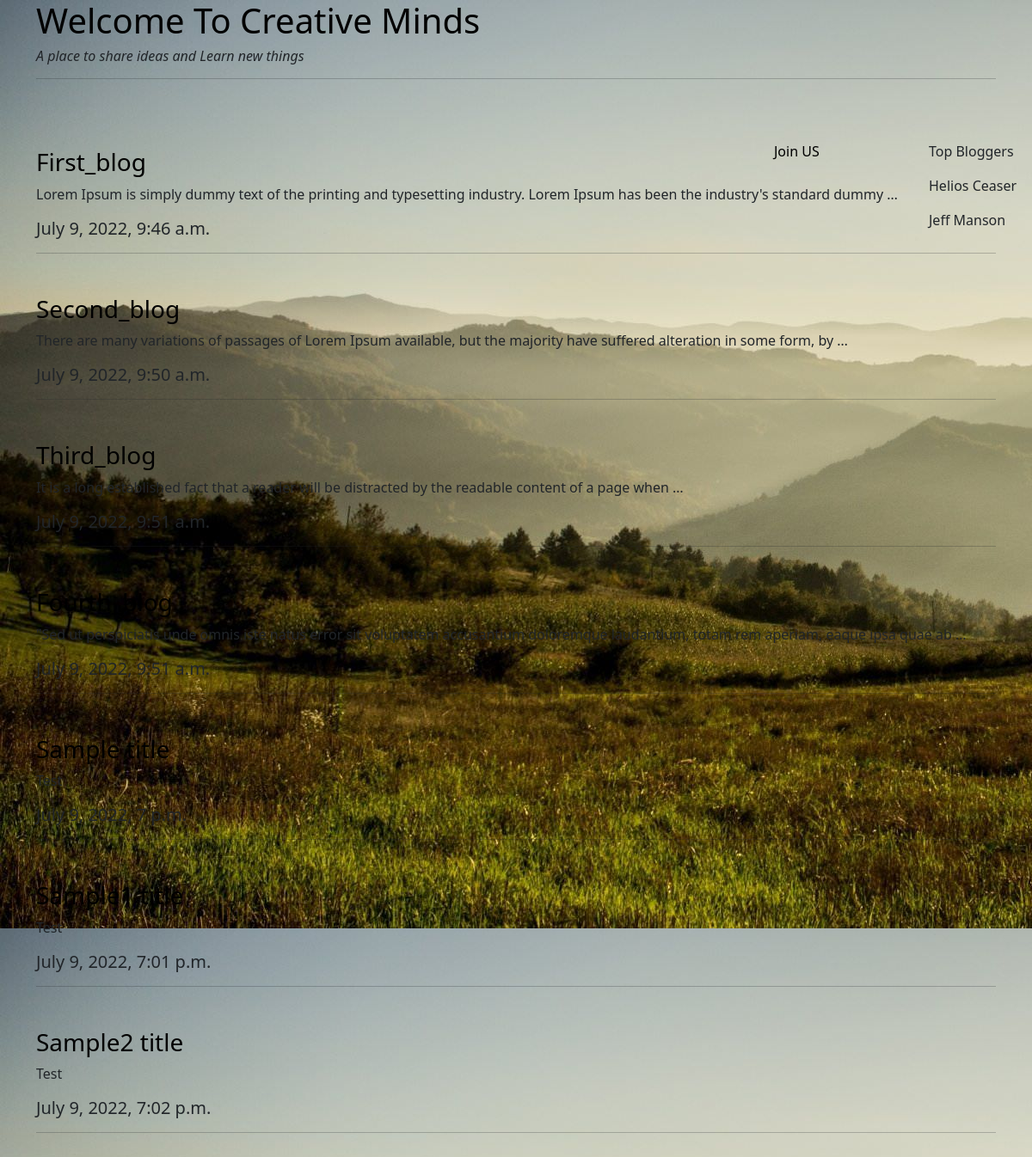
Before: / with the older database file.
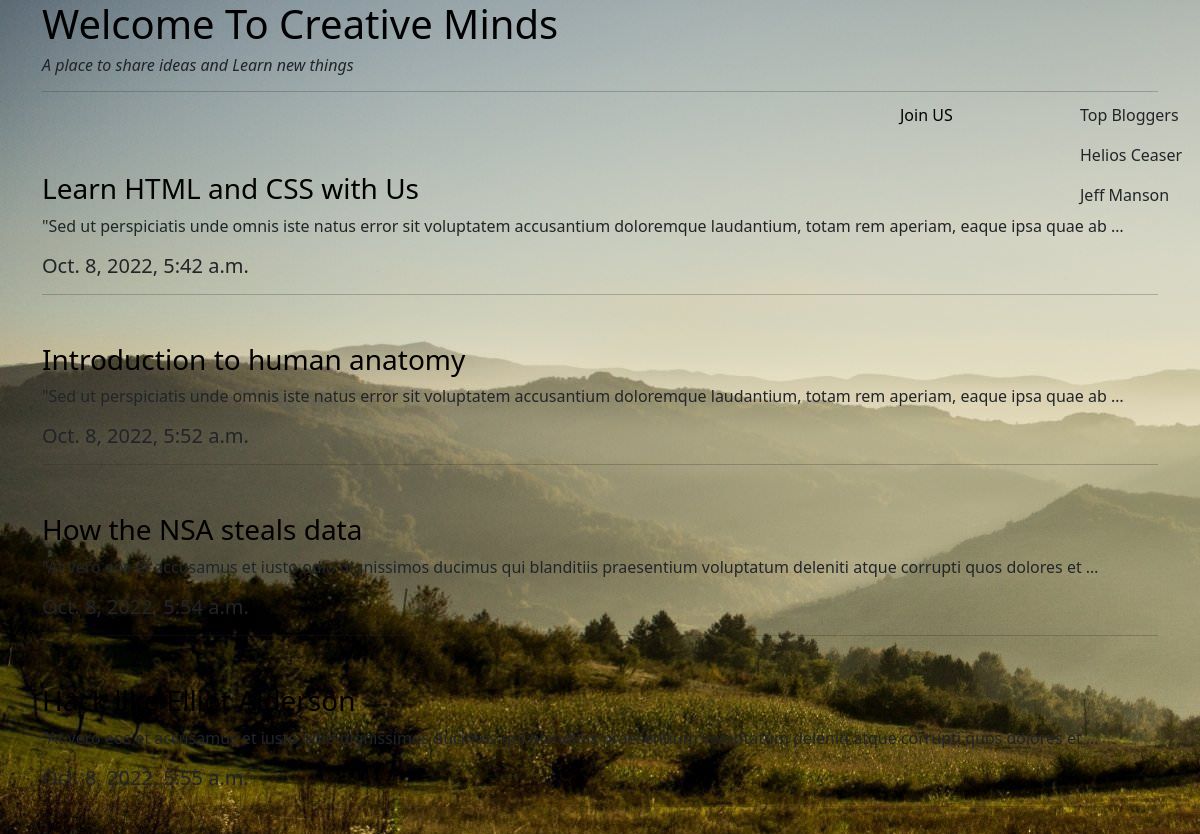
After: the same page with the newer database file.
### blog/models.py (models this page shows, shortened)
class Post(models.Model):
    author = models.ForeignKey(settings.AUTH_USER_MODEL, on_delete=models.CASCADE, null=True)
    title = models.CharField(max_length=200)
    text = models.TextField()
    created_date = models.DateTimeField(default=timezone.now)
    published_date = models.DateTimeField(blank=True, null=True)

### blog/views.py (the view)
# urls.py: path("", views.index, name="home-page"),
def index(request):
    data = Post.objects.all()
    ctx = {"data": data}
    return render(request, "blog/index.html", ctx)

### blog/templates/blog/index.html (shortened to what this page needs)
{% extends 'blog/base.html'%}
{% load static %}
{% block index_css %}
<link rel="stylesheet" href="{% static 'css/index.css'%}">
{% endblock %}
{% block content %}
<main class="name">
        {% if user.is_authenticated %}
        <br>
        <h3> Welcome {{ user.username }} </h3>
        <p> <a href="{% url 'create-post' %}"> Create Post</a> </p>
        {% else %}
        <h6><i>A place to share ideas and Learn new things</i></h6>
        {% endif %}
        <hr>
        <br>
        <br>
</main>
<section class="links-to-click">
    <div class="Log">
        {% if user.is_authenticated %}
        <span><a href="{% url 'logout' %}">Logout</a></span>
        {% else %}
        <p class="Login"> <a href="{% url 'log-in' %}" >Join US </a> </p>
        {% endif %}
    </div>
</section>
<main class="main-body">
    {% for info in data %}
    <section class="list_post">
        <h3 class="title-of-post"> <a href="{% url 'post_detail' info.pk %}"> {{ info.title }} </a> </h3>
        <p> {{ info.text|truncatewords:20}} </p>
        <h5 class="date-created"> {{ info.created_date }}
        <hr>
        <br>
    </section>
    {% endfor %}
</main>
<section class="bloggers-legend">
    <p class="top-bloggers"> Top Bloggers </p>
    <p> Helios Ceaser </p>
    <p> Jeff Manson </p>
</section>
{% endblock %}

### blog/templates/blog/base.html (shortened to what this page needs)
{% load static %}
<!DOCTYPE html>
<html>
    <head>
        <link rel="stylesheet" href="https://cdn.jsdelivr.net/npm/bootstrap@5.1.3/dist/css/bootstrap.min.css">
        <link rel="stylesheet" href="{% static 'css/blog.css' %}">
        {% block index_css %}
        {% endblock %}
    </head>
    <body id="bg" style="background-image: url('{% static "images/third_image_test.jpg"%}')";>
        <header class="page-header">
           <div id="text-to-display" class="container">
             <h1><a href="/">Welcome To Creative Minds </a></h1>
           </div>
        </header>
        <main class="container">
           <div class="row">
               <div class="col">
                  {% block content %}
                  {% endblock %}
              </div>
           </div>
        </main>
    </body>
</html>

### blog/static/css/blog.css (style rules this page uses)
a { text-decoration: none; color: black; }

### blog/static/css/index.css (style rules this page uses)
.bloggers-legend { position: absolute; left: 90%; top: 12%; }
section div p a { position: absolute; top: 12%; }
main p a { position: absolute; left: 75%; top: 14%; }

Changed rows visible on the page:
removed Post: title "First_blog", text "Lorem Ipsum is simply dummy text of the printing and typesetting industry. Lorem Ipsum has been the industry's standard dummy …", created_date "July 9, 2022, 9:46 a.m."
removed Post: title "Second_blog", text "There are many variations of passages of Lorem Ipsum available, but the majority have suffered alteration in some form, by …", created_date "July 9, 2022, 9:50 a.m."
removed Post: title "Third_blog", text "It is a long established fact that a reader will be distracted by the readable content of a page when …", created_date "July 9, 2022, 9:51 a.m."
removed Post: title "Fourth_blog", text "\"Sed ut perspiciatis unde omnis iste natus error sit voluptatem accusantium doloremque laudantium, totam rem aperiam, eaque ipsa quae ab …", created_date "July 9, 2022, 9:51 a.m."
removed Post: title "Sample title", text "Test", created_date "July 9, 2022, 7 p.m."
removed Post: title "Sample1 title", text "Test", created_date "July 9, 2022, 7:01 p.m."
removed Post: title "Sample2 title", text "Test", created_date "July 9, 2022, 7:02 p.m."
added Post: title "Learn HTML and CSS with Us", text "\"Sed ut perspiciatis unde omnis iste natus error sit voluptatem accusantium doloremque laudantium, totam rem aperiam, eaque ipsa quae ab …", created_date "Oct. 8, 2022, 5:42 a.m."
added Post: title "Introduction to human anatomy", text "\"Sed ut perspiciatis unde omnis iste natus error sit voluptatem accusantium doloremque laudantium, totam rem aperiam, eaque ipsa quae ab …", created_date "Oct. 8, 2022, 5:52 a.m."
added Post: title "How the NSA steals data", text "\"At vero eos et accusamus et iusto odio dignissimos ducimus qui blanditiis praesentium voluptatum deleniti atque corrupti quos dolores et …", created_date "Oct. 8, 2022, 5:54 a.m."
added Post: title "Hack like Elliot Alderson", text "\"At vero eos et accusamus et iusto odio dignissimos ducimus qui blanditiis praesentium voluptatum deleniti atque corrupti quos dolores et …", created_date "Oct. 8, 2022, 5:55 a.m."
